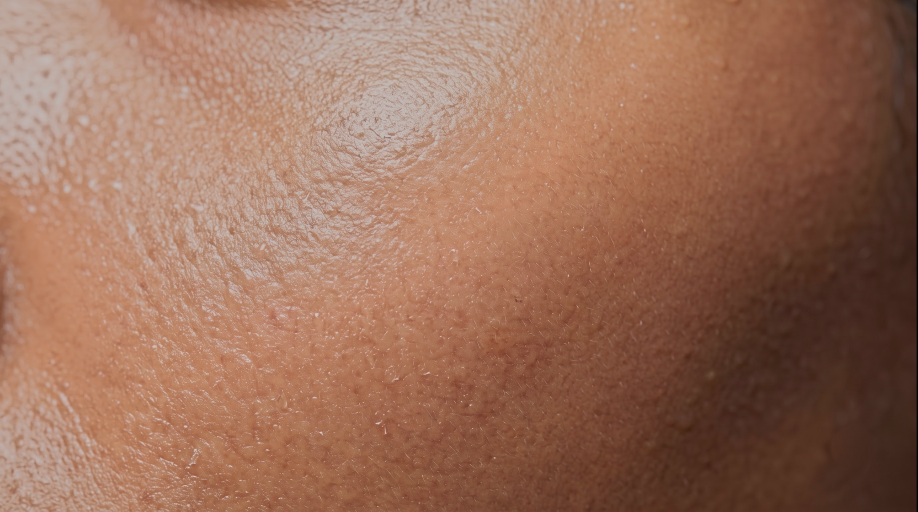
#> input picture raw/skin-before.jpg, 2752 x 1536 px, found by its file name (shown at 1/3 size)
$ python skin_webp.py
#> lines starting #> are read from the running program, lines starting #| are printed output that depends on the picture
"""Before/after skin images for the site (Day 12).
RUN (from the repo root): python3 scripts/skin_webp.py
  in:  raw/skin-before.jpg (matte pass, scripts/matte_skin.py) + raw/skin-after.jpg   (pixel-aligned pair)
  out: public/images/dewlab/skin-before.webp + skin-after.webp (1920×1080, one shared crop: stays pixel-aligned)
Day 28 gets: its low-frequency tone evened out (the photo's big brown shadow patches flattened, pores + beads kept),
a little more exposure, and a soft glow from its wet highlights. Only tone changes, no pixel moves. numpy + Pillow."""
import numpy as np
from PIL import Image, ImageFilter

X, Y, W, H = 120, 80, 2000, 1125  # shared crop: keeps the highlight + beads, drops the dark right edge
Y709 = np.array([0.2126, 0.7152, 0.0722], np.float32)

def _box(a, k, axis):
    pad = k // 2; w = [(0, 0)] * a.ndim; w[axis] = (pad + 1, pad)
    c = np.cumsum(np.pad(a, w, mode="edge"), axis=axis, dtype=np.float64)
    return ((np.take(c, np.arange(k, c.shape[axis]), axis=axis) - np.take(c, np.arange(0, c.shape[axis] - k), axis=axis)) / k).astype(np.float32)

def blur(a, s):
    k = max(1, int(round(np.sqrt(4 * s * s + 1)))) | 1
    for ax in (0, 1):
        for _ in range(3):
            a = _box(a, k, ax)
    return a

bef = Image.open("raw/skin-before.jpg").convert("RGB").crop((X, Y, X + W, Y + H))
a = np.asarray(Image.open("raw/skin-after.jpg").convert("RGB").crop((X, Y, X + W, Y + H))).astype(np.float32) / 255
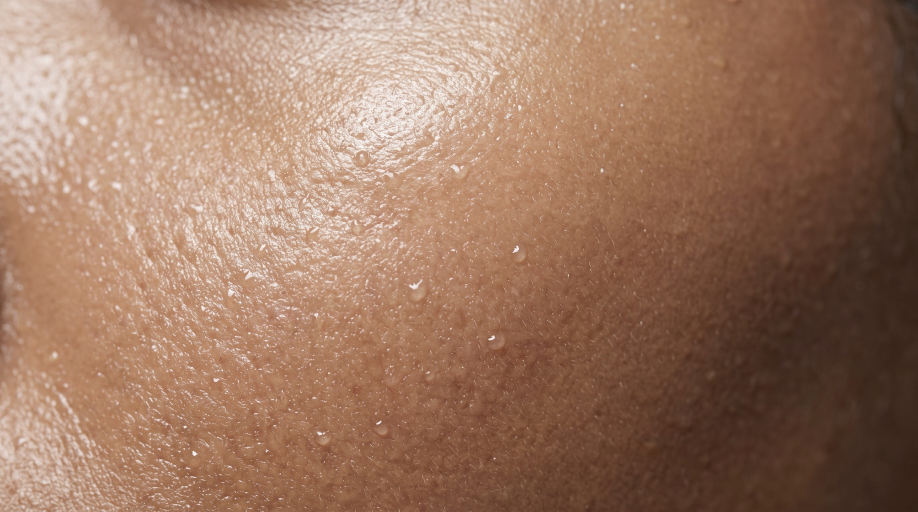
#> input picture raw/skin-after.jpg, 2752 x 1536 px, found by its file name (shown at 1/3 size)

# 1) even out the low-frequency tone: divide by the very soft shading, put back a much flatter version of it
lum = a @ Y709
shade = blur(lum, 140)                                   # only the big patches (pores and beads are far smaller)
#> the loop in blur, `for ax in (0, 1):` made 2 passes
#> after the loop in blur, `for ax in (0, 1):`:
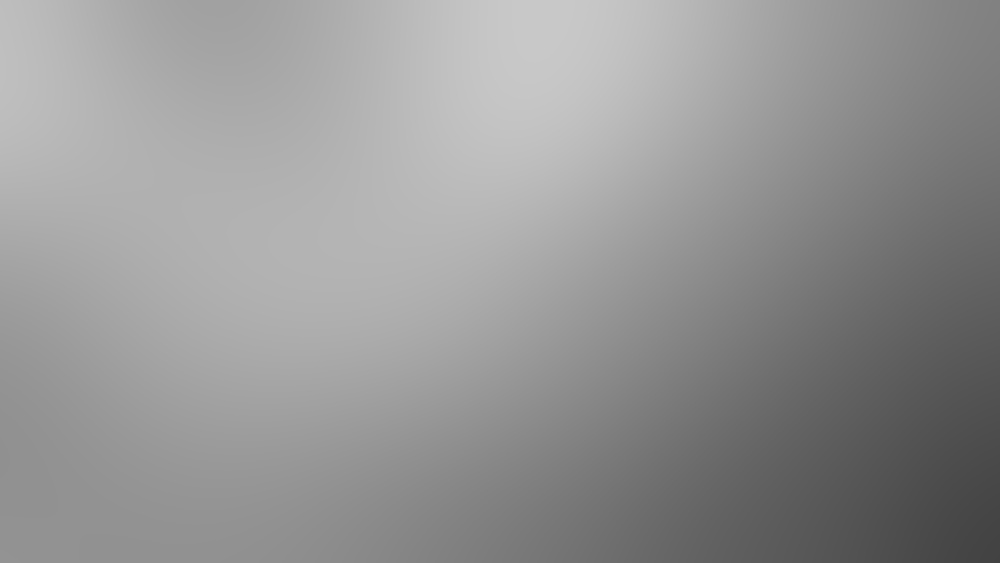
#> a: shape (1125, 2000) float32 (shown at 1/2 size); min 0.261, max 0.788, mean 0.586
target = shade.mean() + (shade - shade.mean()) * 0.25    # keep 25 % of the big shading so it still reads as a cheek
a = np.clip(a * (target / np.maximum(shade, 1e-3))[..., None], 0, 1)
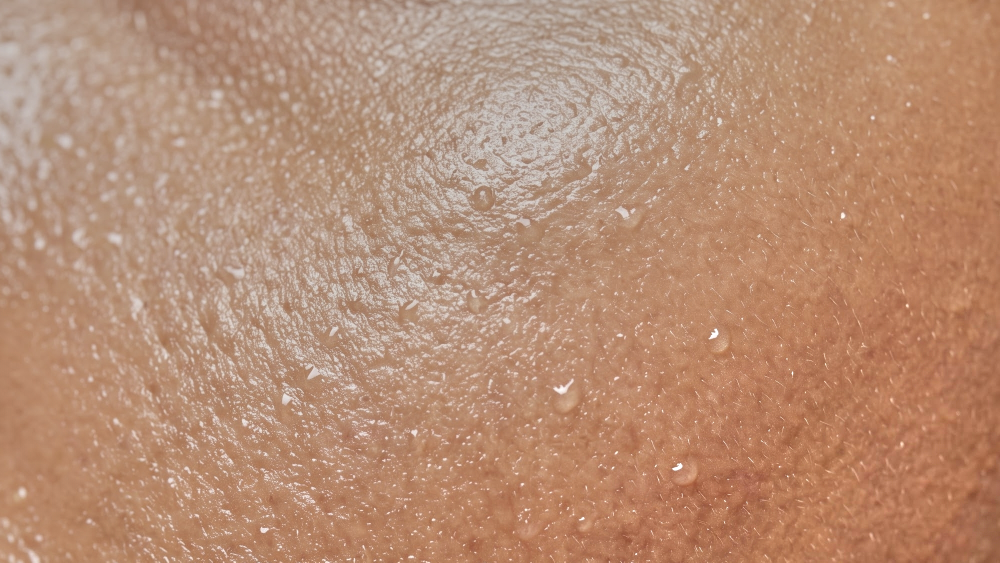
#> a: shape (1125, 2000, 3) float32 (shown at 1/2 size); mean R, G, B 0.725, 0.558, 0.459
# 2) a little more exposure + a soft glow from the wet highlights (screen: light only added)
lum = a @ Y709
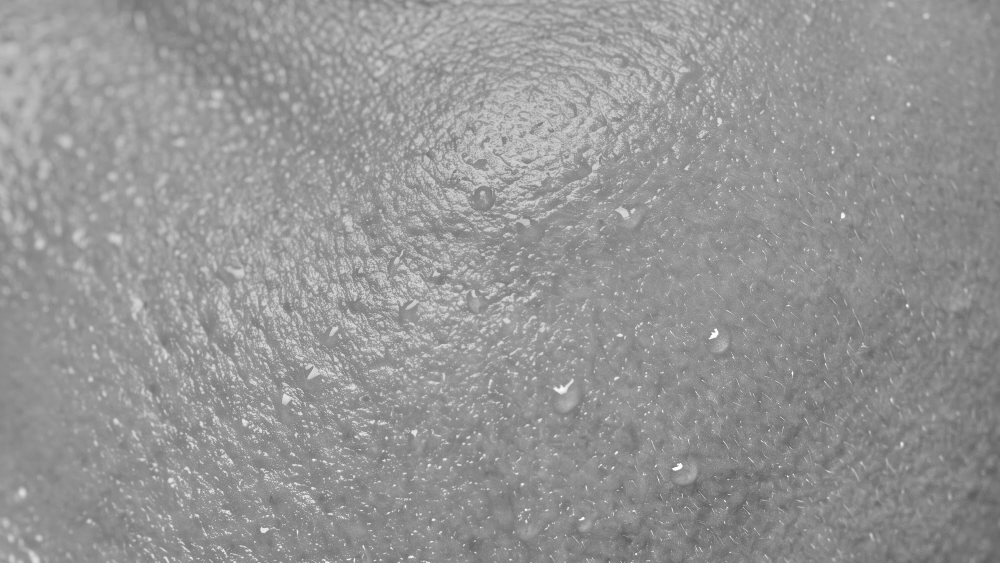
#> lum: shape (1125, 2000) float32 (shown at 1/2 size); min 0.314, max 1, mean 0.586
lift = np.clip(a * 1.05 + 0.012, 0, 1)
hi = np.clip((lum - 0.55) / 0.35, 0, 1)[..., None]
bloom = np.asarray(Image.fromarray(np.clip(a * hi * 255, 0, 255).astype(np.uint8)).filter(ImageFilter.GaussianBlur(18))).astype(np.float32) / 255
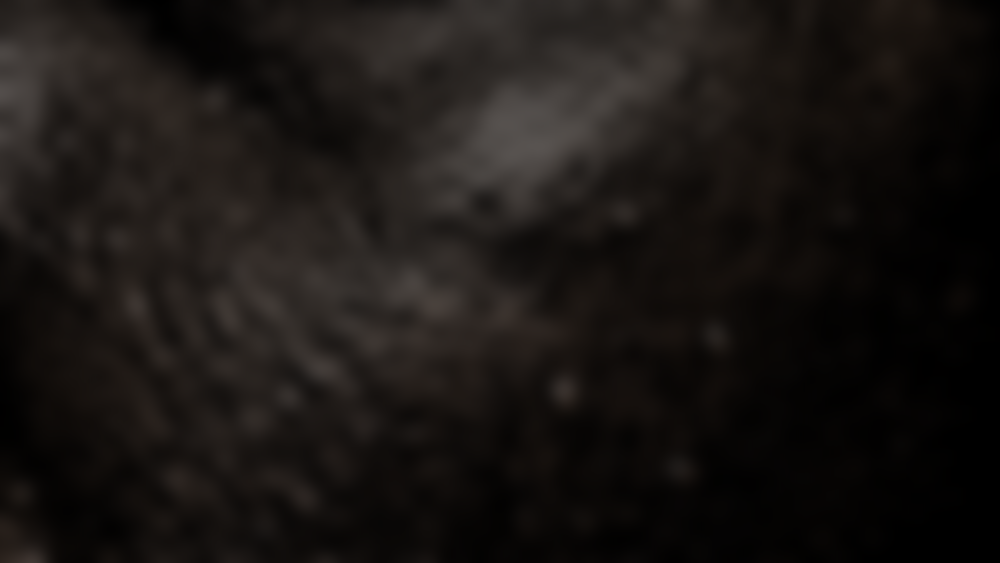
#> bloom: shape (1125, 2000, 3) float32 (shown at 1/2 size); mean R, G, B 0.0992, 0.0846, 0.0754
out = 1 - (1 - lift) * (1 - 0.2 * bloom)

bef.resize((1920, 1080), Image.LANCZOS).save("public/images/dewlab/skin-before.webp", "WEBP", quality=84, method=6)
Image.fromarray(np.clip(out * 255 + 0.5, 0, 255).astype(np.uint8)).resize((1920, 1080), Image.LANCZOS).save("public/images/dewlab/skin-after.webp", "WEBP", quality=84, method=6)
s0 = blur(np.asarray(Image.open("raw/skin-after.jpg").convert("L").crop((X, Y, X + W, Y + H))).astype(np.float32), 140)
#> the loop in blur (call 2), `for ax in (0, 1):` made 2 passes
s1 = blur((out @ Y709) * 255, 140)
#> the loop in blur (call 3), `for ax in (0, 1):` made 2 passes
#> pass 1, in _box (call 13), `c = np.cumsum(np.pad(a, w, mode="edge"), axis=axis, dtype=np.float64)`:
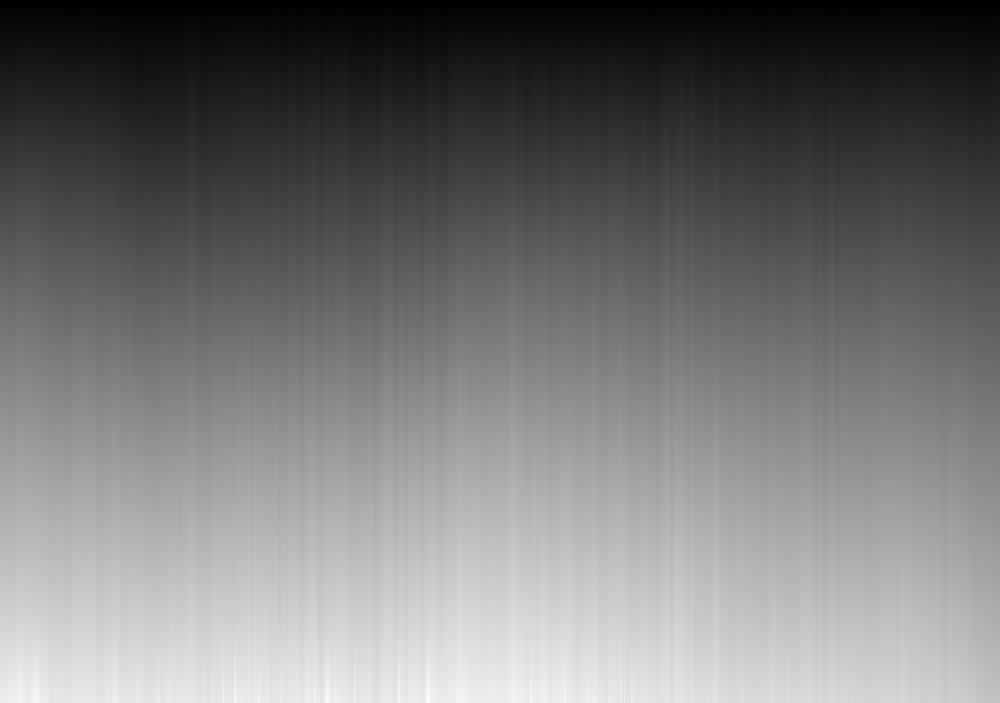
#> c: shape (1406, 2000) float64 (shown at 1/2 size); min 128.7, max 251508.6, mean 115813.6; drawn with min black and max white
#> pass 2, in _box (call 16), `c = np.cumsum(np.pad(a, w, mode="edge"), axis=axis, dtype=np.float64)`:
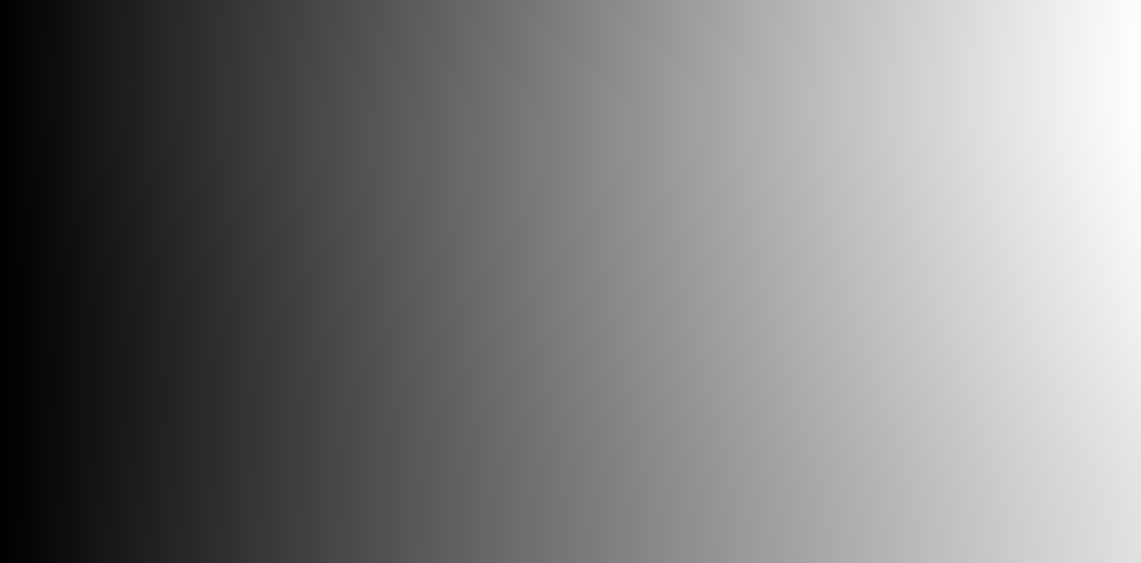
#> c: shape (1125, 2281) float64 (shown at 1/2 size); min 151.4, max 383568, mean 187657.9; drawn with min black and max white
print(f"Day 28 big-patch tone spread (std of the soft shading): {s0.std():.1f} → {s1.std():.1f} grey levels")
#| Day 28 big-patch tone spread (std of the soft shading): 31.0 → 10.9 grey levels
